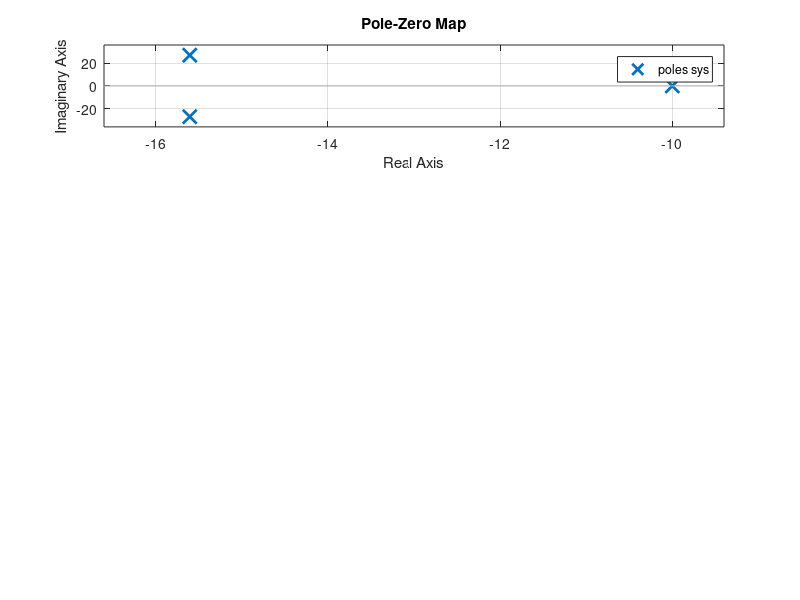

The MATLAB script that drew this image: (Note: this script raises an error after producing the figure.)
clear;clc;close all;

%linearization points
e = -0.032256; %linearize at -10% strain
L_a = 0.3; %length of actuator
L_0 = L_a + L_a*e;
P_g0 = 300000; 

%Correction Factor - Kang
C_q1 = 3; %unitless, referencing kang's paper for ballpark region estimate
C_q2 = -0.000002; %unitless
q = @(P) 1 + C_q1 * exp(C_q2*P); %q correction factor
eps = @(L) (L_a - L)/(L_a); %strain
alpha_0 = 23*pi/180; %braid angle, degrees to radians
D_0 = 0.010; %meters
C_1 = (pi*D_0^2)/(4.0);
C_2 = (3)/(tan(alpha_0)^2);
C_3 = (1)/(sin(alpha_0)^2);
C_4 = C_1*C_2;
C_5 = C_1*C_3;

%Non-linear theoretical force
nlin_model = @(P,L) P*C_4*(1+(q(P)^2)*(eps(L)^2) - 2*q(P)*eps(L)) - P*C_5;

f_0 = nlin_model(300000, L_0);

Q1p1 = C_4-C_5-2*C_4*((L_a-L_0)/L_a)-2*C_4*((L_a-L_0)/(L_a))*C_q1*(exp(C_q2*P_g0)+(P_g0)*C_q2*exp(C_q2*P_g0));
Q1p2 = C_4+C_4*(C_q1^2)*(exp(2*C_q2*P_g0)+2*(P_g0)*C_q2*exp(2*C_q2*P_g0));
Q1p3 = 2*C_4*C_q1*(exp(C_q2*P_g0)+(P_g0)*C_q2*exp(C_q2*P_g0));
Q1pend = ((L_a^2 + L_0^2 - 2*L_0*L_a)/(L_a^2));
Q_1=Q1p1+(Q1p2 + Q1p3)*Q1pend;
Q_2 = (2*P_g0*C_4)/(L_a) + ((2*P_g0*C_4*C_q1)/(L_a))*exp(C_q2*P_g0)+(P_g0*C_4+P_g0*C_4*(C_q1^2)*exp(2*C_q2*P_g0) + 2*P_g0*C_4*C_q1*exp(C_q2*P_g0))*((2*L_0)/(L_a^2) - 2/L_a);
lin_model = @(dP, dL) Q_1*(dP)+Q_2*(dL);
F_lin = f_0+lin_model(0,0);


delta_P = 1; %from center point
delta_s = 0.01; %strain from center point
delta_L = L_a*(delta_s - e);

nlin_force_2 = nlin_model(P_g0+delta_P, L_a+delta_s*L_a);
lin_force_2 = f_0+lin_model(delta_P, delta_L);

C1 = Q_1;
C2 = Q_2;
tau = 0.1;
mass = 6.5;
zeta = 0.5;
k = 0;
b = 2*zeta*sqrt((k+C2)*mass); %arbitrary damping
A = ...
    [-1/tau 0 0;
    0 0 1;
    -C1/mass -(C2+k)/mass -b/mass];
B = [1/tau 0 0]';
C = [0 1 0];
D = [0];

sys = ss(A,B,C,D);
poles = [-17+17j,-17-17j,-10.5]
K = place(A, B, poles);

A_cl = A-B*K;

sys_cl = ss(A_cl,B,C,D);


L = place(A',C',3*poles);
A_obsv = (A-L'*C);
sys_obsv = ss(A_obsv, B, C, D);

A_w_obsv = [A -B*K;L'*C (A-B*K-L'*C)];
B_w_obsv = [B;B];
C_w_obsv = [C zeros(1,3)];
sys_w_obsv = ss(A_w_obsv, B_w_obsv, C_w_obsv, D);

pz_msize = 10;
pz_lw = 3;

fbg_d = 255;
fbg_p = 250;

figure('Name', "PZ Maps for Open Loop and Closed Loop System")
set(gcf, 'color', [fbg_p, fbg_p, fbg_d]/255);
pz = subplot(4,1,1);
a1 = pz;
pzmap(sys)
pzh = findobj(pz, 'Type', 'Line');
pzh(2).MarkerSize = pz_msize;
pzh(2).LineWidth = pz_lw;
pzh(2).Color = 'g';
pzh(3).MarkerSize = pz_msize;
pzh(3).LineWidth = pz_lw;
pzh(3).Color = 'r';
title("PZ Map - Open Loop System");
grid on

pz = subplot(4,1,2);
a2 = pz;
pzmap(sys_cl)
pzh = findobj(pz, 'Type', 'Line');
pzh(2).MarkerSize = pz_msize;
pzh(2).LineWidth = pz_lw;
pzh(2).Color = 'g';
pzh(3).MarkerSize = pz_msize;
pzh(3).LineWidth = pz_lw;
pzh(3).Color = 'r';
title("PZ Map - Closed Loop System");
grid on

pz = subplot(4,1,3);
a3 = pz;
pzmap(sys_obsv)
pzh = findobj(pz, 'Type', 'Line');
pzh(2).MarkerSize = pz_msize;
pzh(2).LineWidth = pz_lw;
pzh(2).Color = 'g';
pzh(3).MarkerSize = pz_msize;
pzh(3).LineWidth = pz_lw;
pzh(3).Color = 'r';
title("PZ Map - Observer System");
grid on

pz = subplot(4,1,4);
a4 = pz;
pzmap(sys_w_obsv)
pzh = findobj(pz, 'Type', 'Line');
pzh(2).MarkerSize = pz_msize;
pzh(2).LineWidth = pz_lw;
pzh(2).Color = 'g';
pzh(3).MarkerSize = pz_msize;
pzh(3).LineWidth = pz_lw;
pzh(3).Color = 'r';
title("PZ Map - Full System With Observer");
grid on

linkaxes([a1, a2, a3, a4]);
